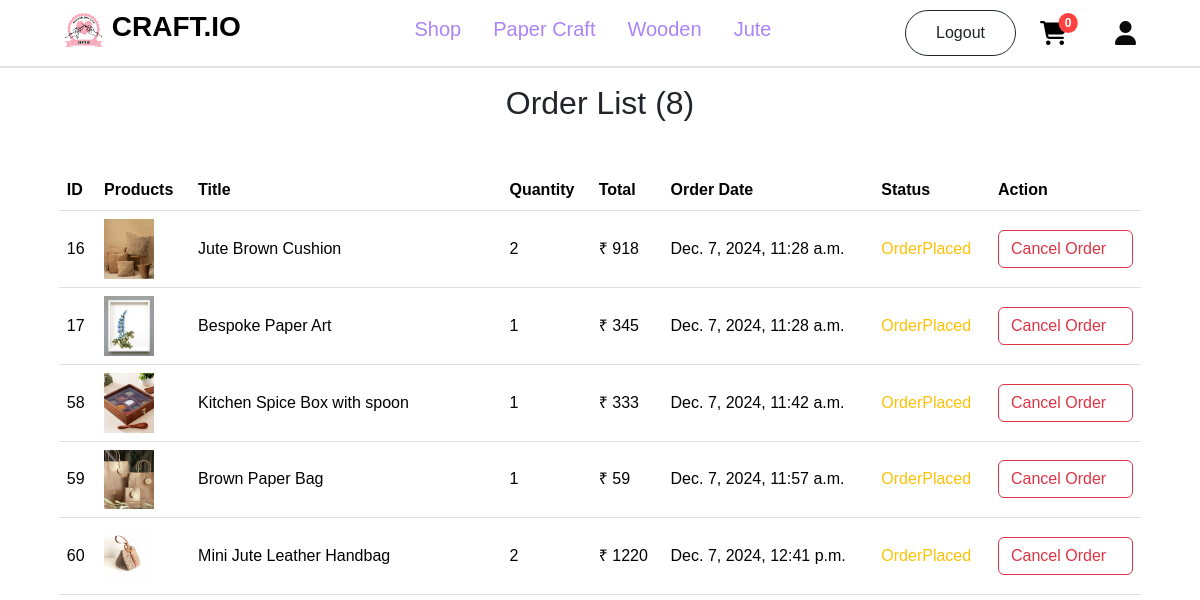
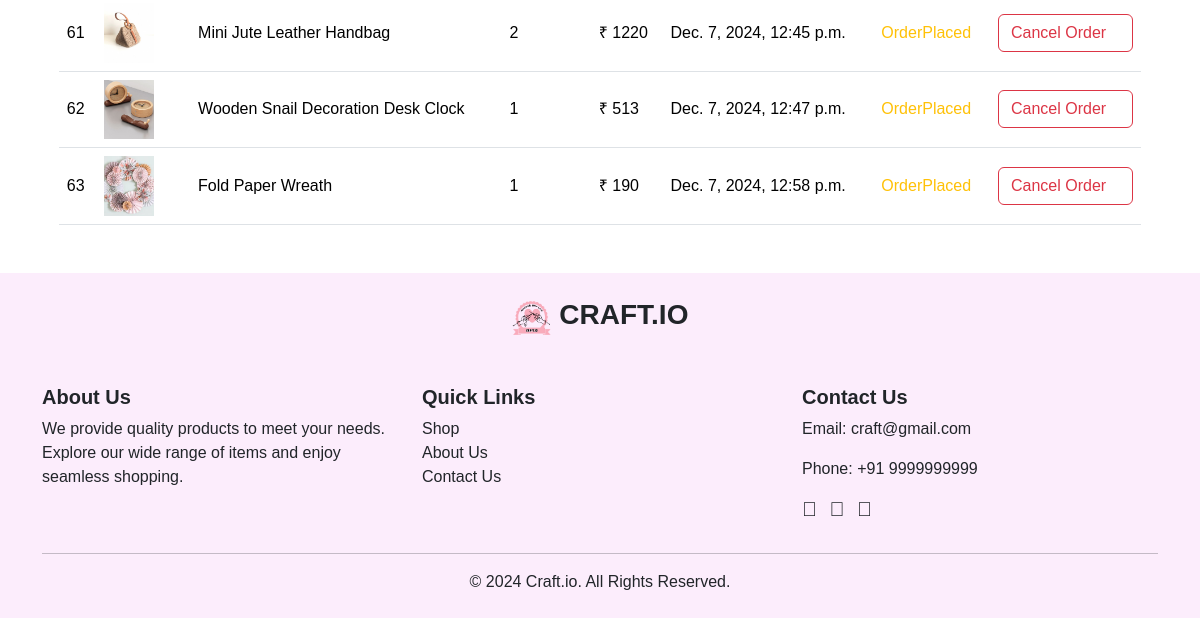
Before: /customer/orderlist (signed in) with the older database file (2 pictures, top to bottom).
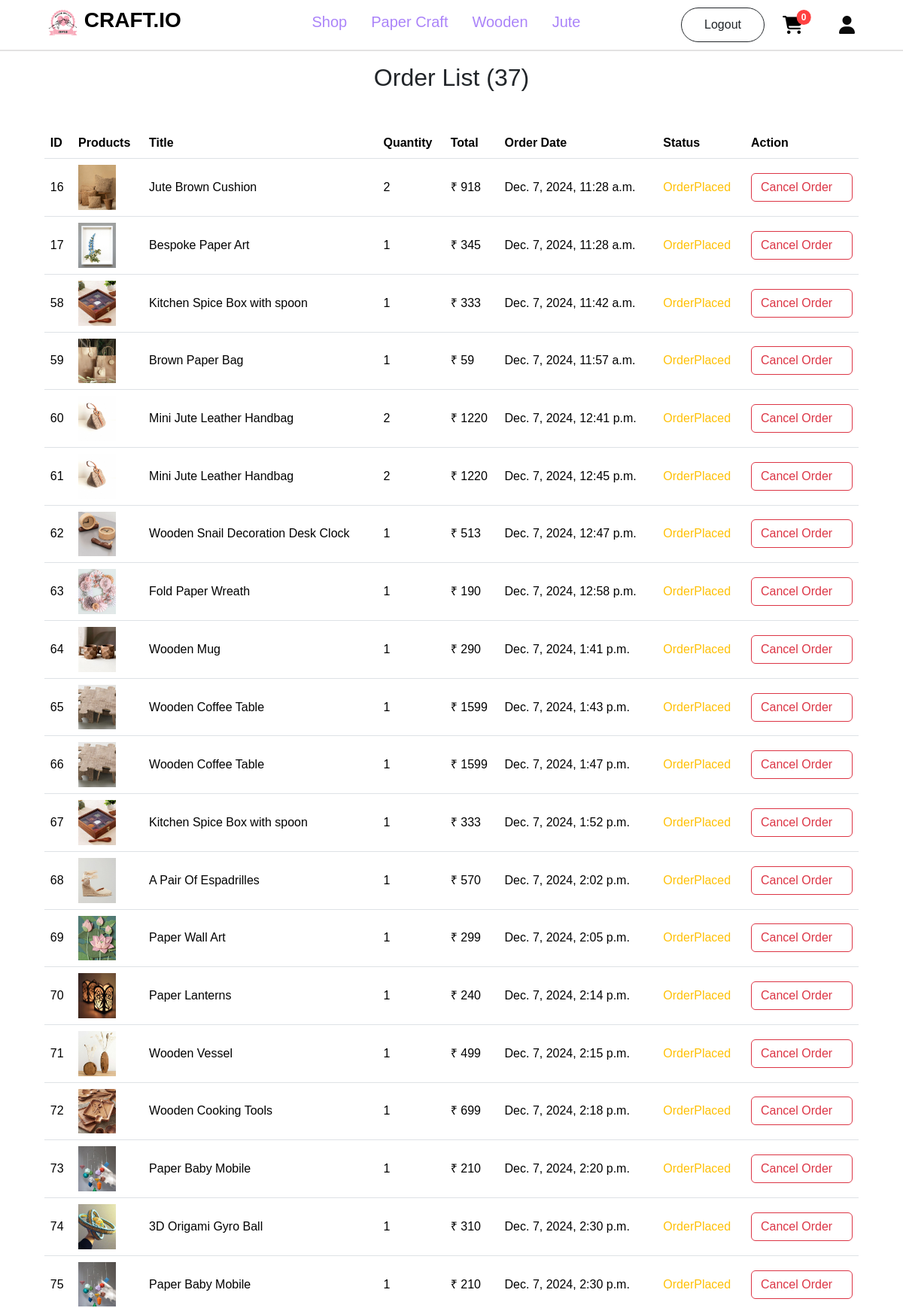
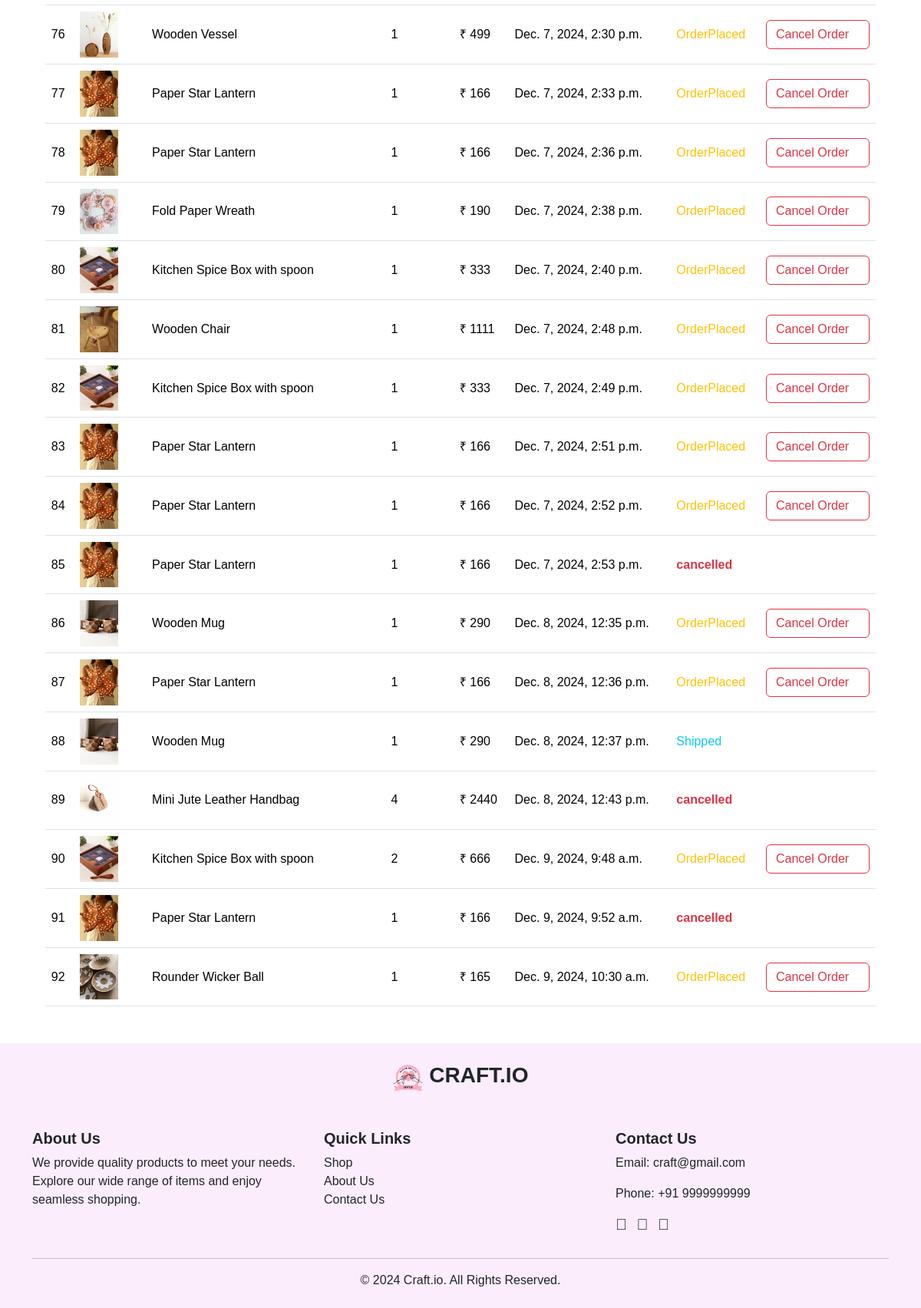
After: the same page with the newer database file (2 pictures, top to bottom).
### account/models.py (models this page shows, shortened)
class Orders(models.Model):
    id = models.IntegerField(primary_key=True)
    product = models.ForeignKey(Productss, on_delete=models.CASCADE)
    user = models.ForeignKey(User, on_delete=models.CASCADE)
    datatime = models.DateTimeField(auto_now_add=True)
    quantity = models.IntegerField()  # Change this to IntegerField
    total = models.IntegerField()
    options = (
        ('OrderPlaced', 'OrderPlaced'),
        ('Shipped', 'Shipped'),
        ('OutForDelivery', 'OutForDelivery'),
        ('Delivered', 'Delivered'),
        ('cancelled', 'cancelled')
    )
    status = models.CharField(max_length=100, default='OrderPlaced', choices=options)

class Productss(models.Model):
    title=models.CharField(max_length=100)
    description=models.CharField(max_length=500)
    price=models.IntegerField()
    offerprice=models.IntegerField()
    image=models.ImageField(upload_to='product_images')
    stock=models.IntegerField()
    ShippingFee=models.CharField(max_length=100,default='Free')
    created_at = models.DateTimeField(default=timezone.now)
    options=(
        ('PaperCraft','PaperCraft'),
        ('Wooden','Wooden'),
        ('Jute','Jute'),
    )
    category=models.CharField(max_length=100,choices=options)

### customer/views.py (the view)
# urls.py: path('orderlist', OrderListView.as_view(), name='orderlist'),
@method_decorator(decorator=decorators, name='dispatch')
class OrderListView(ListView):
    template_name = 'orderlist.html'
    context_object_name = 'orders'
    def get_queryset(self):
        return Orders.objects.filter(user=self.request.user)

### customer/context_processors.py (called while the page is built)
def item_count(request):
    if request.user.is_authenticated:
        cart_count=Cart.objects.filter(user=request.user).count()
        wishlist_count=Wishlist.objects.filter(user=request.user).count()
        order_count=Orders.objects.filter(user=request.user).count()
        return {'cart':cart_count,'wishlist':wishlist_count,'order':order_count}
    else:
        return {"cart":0,'wishlist':0,"order":0}

### customer/views.py (called while the page is built)
def signin_required(fn):
    def inner(request, *args, **kw):
        if request.user.is_authenticated:
            return fn(request, *args, **kw)
        else:
            messages.error(request, 'Please login First!!')
            return redirect('login')
    return inner

### customer/templates/orderlist.html (shortened to what this page needs)
{% extends 'navbar.html' %}
{% block content %}
<h2 class="text-center my-3">Order List ({{ orders.count }})</h2>
{% if orders %}
<div class="container mt-5 mb-5">
    <div class="table-container" style="width: 97%; margin: 0 auto;">
        <table class="table mt-5">
            <thead>
                <tr>
                    <th>ID</th>
                    <th>Products</th>
                    <th>Title</th>
                    <th>Quantity</th>
                    <th>Total</th>
                    <th>Order Date</th>
                    <th>Status</th>
                    <th>Action</th>
                </tr>
            </thead>
            <tbody>
                {% for i in orders %}
                <tr class="align-middle">
                    <td>{{ i.id }}</td>
                    <td>
                        <a href="{% url 'pdetail' i.product.id %}">
                            <img src="{{ i.product.image.url }}" alt="{{ i.product.title }}" class="img-fluid" height="50px" width="50px">
                        </a>
                    </td>
                    <td>{{ i.product.title }}</td>
                    <td>{{ i.quantity }}</td>
                    <td>&#8377; {{ i.total }}</td>
                    <td>{{ i.datatime }}</td>
                    <td>
                        {% if i.status == 'OrderPlaced' %}
                        <span class="text-warning">{{ i.status }}</span>
                        {% elif i.status == 'Shipped' %}
                        <span class="text-info">{{ i.status }}</span>
                        {% elif i.status == 'OutForDelivery' %}
                        <span class="text-primary">{{ i.status }}</span>
                        {% elif i.status == 'Delivered' %}
                        <span class="text-success">{{ i.status }}</span>
                        {% elif i.status == 'cancelled' %}
                        <span class="text-danger fw-bolder">{{ i.status }}</span>
                        {% endif %}
                    </td>
                    <td>
                        {% if i.status == 'OrderPlaced' %}
                        <a href="{% url 'corder' i.id %}" onclick="return confirm('Are you sure?')" class="btn btn-outline-danger">Cancel Order</a>
                        {% endif %}
                    </td>
                </tr>
                {% endfor %}
            </tbody>
        </table>
    </div>
</div>
{% else %}
<div style="display: flex; justify-content: center; align-items: center; height: 80vh; margin-top: 30px;">
    <img src="https://i.pinimg.com/originals/f6/e4/64/f6e464230662e7fa4c6a4afb92631aed.png" class="img-fluid rounded-top" alt="No orders found">
</div>
{% endif %}
{% endblock content %}

### customer/templates/navbar.html (shortened to what this page needs)
{% load static %}
<!DOCTYPE html>
<html lang="en">
<head>
    <link
        href="https://cdn.jsdelivr.net/npm/bootstrap@5.3.2/dist/css/bootstrap.min.css"
        rel="stylesheet"
    />
    <link
    rel="stylesheet"
    href="https://cdnjs.cloudflare.com/ajax/libs/font-awesome/6.7.1/css/all.min.css"
    />
</head>
<body>
    <nav class="navbar navbar-expand-lg navbar-light p-1 ms-5 ">
        <div class="container-fluid">
            <a class="navbar-brand me-5" href="#">
                <h3 style="font-weight: 700; font-family: 'Times New Roman', Times, serif;">
                    <img src="{% static 'image/logo5.png' %}" alt="" style="height: 40px;">
                    CRAFT.IO
                </h3>
            </a>
            <div class="collapse navbar-collapse d-flex justify-content-center" id="navbarTogglerDemo03">
                <ul class="navbar-nav mx-auto mb-2 mb-lg-0">
                    <li class="nav-item">
                        <a class="nav-link" href="{% url 'shop' %}" style="color: rgb(171, 132, 249);">
                            <h5 class="ms-3">Shop</h5>
                        </a>
                    </li>
                    <li class="nav-item">
                        <a class="nav-link" href="{% url 'products' 'PaperCraft' %}" style="color: rgb(171, 132, 249);">
                            <h5 class="ms-3">Paper Craft</h5>
                        </a>
                    </li>
                    <li class="nav-item">
                        <a class="nav-link" href="{% url 'products' 'Wooden' %}" style="color: rgb(171, 132, 249);">
                            <h5 class="ms-3">Wooden</h5>
                        </a>
                    </li>
                    <li class="nav-item">
                        <a class="nav-link" href="{% url 'products' 'Jute' %}" style="color: rgb(171, 132, 249);">
                            <h5 class="ms-3">Jute</h5>
                        </a>
                    </li>
                </ul>
                <form class="d-flex align-items-center">
                    {% if request.user.is_authenticated %}
                    <a href="{% url 'logout' %}" class="btn btn-outline-dark rounded-btn ms-4" style="border-radius: 30px; padding: 10px 30px;">Logout</a>
                {% else %}
                    <a href="{% url 'login' %}" class="btn btn-outline-dark rounded-btn ms-4" style="border-radius: 30px; padding: 10px 30px;">Login</a>
                {% endif %}
                    <a href="{% url 'cartlist' %}" class="d-flex justify-content-center align-items-center ms-4" style="text-decoration: none;">
                        <i class="fa-solid fa-cart-shopping fa-xl me-5" style="color:black;"></i>
                        <span class="position-absolute top-7 start-90 translate-middle badge rounded-pill" style="background-color:#ff4141;padding: 4px 6px 4px 6px;">
                            {{cart}}
                          </span>
                    </a>
                    <i class="fa-solid fa-user fa-xl me-5"
                                 style="color: #0a0a0a; cursor: pointer;"
                                 id="userDropdown"
                                data-bs-toggle="dropdown"
                                 aria-expanded="false">
                    </i>
                </form>
            </div>
        </div>
    </nav>
    <hr>
{% block content %}
{% endblock content %}
<footer class="text-dark py-4" style="background:  #fcedfc;">
    <div class="container">
        <h3 style="font-weight: 700; font-family: 'Times New Roman', Times, serif;" class="text-center mb-5">
            <img src="{% static 'image/logo5.png' %}" alt="" style="height: 40px;">
            CRAFT.IO
        </h3>
      <div class="row">
        <div class="col-md-4 mb-3">
          <h5 style="font-weight: 600;">About Us</h5>
          <p>We provide quality products to meet your needs. Explore our wide range of items and enjoy seamless shopping.</p>
        </div>
        <div class="col-md-4 mb-3">
          <h5 style="font-weight: 600;">Quick Links</h5>
          <ul class="list-unstyled" >
            <li><a href="{% url 'shop' %}" class="text-dark text-decoration-none">Shop</a></li>
            <li><a href="{% url 'about' %}" class="text-dark text-decoration-none">About Us</a></li>
            <li><a href="{% url 'contact' %}" class="text-dark text-decoration-none">Contact Us</a></li>
          </ul>
        </div>
        <div class="col-md-4 mb-3">
          <h5 style="font-weight: 600;">Contact Us</h5>
          <p>Email: <a href="mailto:info@example.com" class="text-dark text-decoration-none">craft@gmail.com</a></p>
          <p>Phone: +91 9999999999</p>
          <div>
            <a href="https://facebook.com" class="text-dark me-2"><i class="fa-brands fa-facebook fa-lg"></i></a>
            <a href="https://twitter.com" class="text-dark me-2"><i class="fa-brands fa-twitter fa-lg"></i></a>
            <a href="https://instagram.com" class="text-dark me-2"><i class="fa-brands fa-instagram fa-lg"></i></a>
          </div>
        </div>
      </div>
      <hr class="bg-light">
      <div class="text-center">
        <p class="mb-0">&copy; 2024 Craft.io. All Rights Reserved.</p>
      </div>
    </div>
</footer>
</body>
</html>

### customer/templates/navbar.html (style rules this page uses)
* { font-family: 'Parkinsans', sans-serif !important; }
.fa-solid { font-family: "Font Awesome 6 Free", sans-serif !important; }
.navbar-nav .nav-item { display: flex; align-items: center; }
.form-control, .btn { display: flex; align-items: center; }
.navbar { position: relative; }
.navbar + hr { margin-top: 0; border: none; border-top: 2px solid #8e8d8d; margin-bottom: 0; }
.navbar { position: sticky; top: 0; z-index: 1030; background-color: white; }

Changed rows visible on the page:
added Orders: id "64", product.image (picture), product "Wooden Mug", quantity "1", total "290", datatime "Dec. 7, 2024, 1:41 p.m.", status "OrderPlaced", shows "Cancel Order"
added Orders: id "65", product.image (picture), product "Wooden Coffee Table", quantity "1", total "1599", datatime "Dec. 7, 2024, 1:43 p.m.", status "OrderPlaced", shows "Cancel Order"
added Orders: id "66", product.image (picture), product "Wooden Coffee Table", quantity "1", total "1599", datatime "Dec. 7, 2024, 1:47 p.m.", status "OrderPlaced", shows "Cancel Order"
added Orders: id "67", product.image (picture), product "Kitchen Spice Box with spoon", quantity "1", total "333", datatime "Dec. 7, 2024, 1:52 p.m.", status "OrderPlaced", shows "Cancel Order"
added Orders: id "68", product.image (picture), product "A Pair Of Espadrilles", quantity "1", total "570", datatime "Dec. 7, 2024, 2:02 p.m.", status "OrderPlaced", shows "Cancel Order"
added Orders: id "69", product.image (picture), product "Paper Wall Art", quantity "1", total "299", datatime "Dec. 7, 2024, 2:05 p.m.", status "OrderPlaced", shows "Cancel Order"
added Orders: id "70", product.image (picture), product "Paper Lanterns", quantity "1", total "240", datatime "Dec. 7, 2024, 2:14 p.m.", status "OrderPlaced", shows "Cancel Order"
added Orders: id "71", product.image (picture), product "Wooden Vessel", quantity "1", total "499", datatime "Dec. 7, 2024, 2:15 p.m.", status "OrderPlaced", shows "Cancel Order"
added Orders: id "72", product.image (picture), product "Wooden Cooking Tools", quantity "1", total "699", datatime "Dec. 7, 2024, 2:18 p.m.", status "OrderPlaced", shows "Cancel Order"
added Orders: id "73", product.image (picture), product "Paper Baby Mobile", quantity "1", total "210", datatime "Dec. 7, 2024, 2:20 p.m.", status "OrderPlaced", shows "Cancel Order"
added Orders: id "74", product.image (picture), product "3D Origami Gyro Ball", quantity "1", total "310", datatime "Dec. 7, 2024, 2:30 p.m.", status "OrderPlaced", shows "Cancel Order"
added Orders: id "75", product.image (picture), product "Paper Baby Mobile", quantity "1", total "210", datatime "Dec. 7, 2024, 2:30 p.m.", status "OrderPlaced", shows "Cancel Order"
added Orders: id "76", product.image (picture), product "Wooden Vessel", quantity "1", total "499", datatime "Dec. 7, 2024, 2:30 p.m.", status "OrderPlaced", shows "Cancel Order"
added Orders: id "77", product.image (picture), product "Paper Star Lantern", quantity "1", total "166", datatime "Dec. 7, 2024, 2:33 p.m.", status "OrderPlaced", shows "Cancel Order"
added Orders: id "78", product.image (picture), product "Paper Star Lantern", quantity "1", total "166", datatime "Dec. 7, 2024, 2:36 p.m.", status "OrderPlaced", shows "Cancel Order"
added Orders: id "79", product.image (picture), product "Fold Paper Wreath", quantity "1", total "190", datatime "Dec. 7, 2024, 2:38 p.m.", status "OrderPlaced", shows "Cancel Order"
added Orders: id "80", product.image (picture), product "Kitchen Spice Box with spoon", quantity "1", total "333", datatime "Dec. 7, 2024, 2:40 p.m.", status "OrderPlaced", shows "Cancel Order"
added Orders: id "81", product.image (picture), product "Wooden Chair", quantity "1", total "1111", datatime "Dec. 7, 2024, 2:48 p.m.", status "OrderPlaced", shows "Cancel Order"
added Orders: id "82", product.image (picture), product "Kitchen Spice Box with spoon", quantity "1", total "333", datatime "Dec. 7, 2024, 2:49 p.m.", status "OrderPlaced", shows "Cancel Order"
added Orders: id "83", product.image (picture), product "Paper Star Lantern", quantity "1", total "166", datatime "Dec. 7, 2024, 2:51 p.m.", status "OrderPlaced", shows "Cancel Order"
added Orders: id "84", product.image (picture), product "Paper Star Lantern", quantity "1", total "166", datatime "Dec. 7, 2024, 2:52 p.m.", status "OrderPlaced", shows "Cancel Order"
added Orders: id "85", product.image (picture), product "Paper Star Lantern", quantity "1", total "166", datatime "Dec. 7, 2024, 2:53 p.m.", status "cancelled"
added Orders: id "86", product.image (picture), product "Wooden Mug", quantity "1", total "290", datatime "Dec. 8, 2024, 12:35 p.m.", status "OrderPlaced", shows "Cancel Order"
added Orders: id "87", product.image (picture), product "Paper Star Lantern", quantity "1", total "166", datatime "Dec. 8, 2024, 12:36 p.m.", status "OrderPlaced", shows "Cancel Order"
added Orders: id "88", product.image (picture), product "Wooden Mug", quantity "1", total "290", datatime "Dec. 8, 2024, 12:37 p.m.", status "Shipped"
added Orders: id "89", product.image (picture), product "Mini Jute Leather Handbag", quantity "4", total "2440", datatime "Dec. 8, 2024, 12:43 p.m.", status "cancelled"
added Orders: id "90", product.image (picture), product "Kitchen Spice Box with spoon", quantity "2", total "666", datatime "Dec. 9, 2024, 9:48 a.m.", status "OrderPlaced", shows "Cancel Order"
added Orders: id "91", product.image (picture), product "Paper Star Lantern", quantity "1", total "166", datatime "Dec. 9, 2024, 9:52 a.m.", status "cancelled"
added Orders: id "92", product.image (picture), product "Rounder Wicker Ball", quantity "1", total "165", datatime "Dec. 9, 2024, 10:30 a.m.", status "OrderPlaced", shows "Cancel Order"
Other visible differences:
{{ orders.count }}: "8" → "37"
